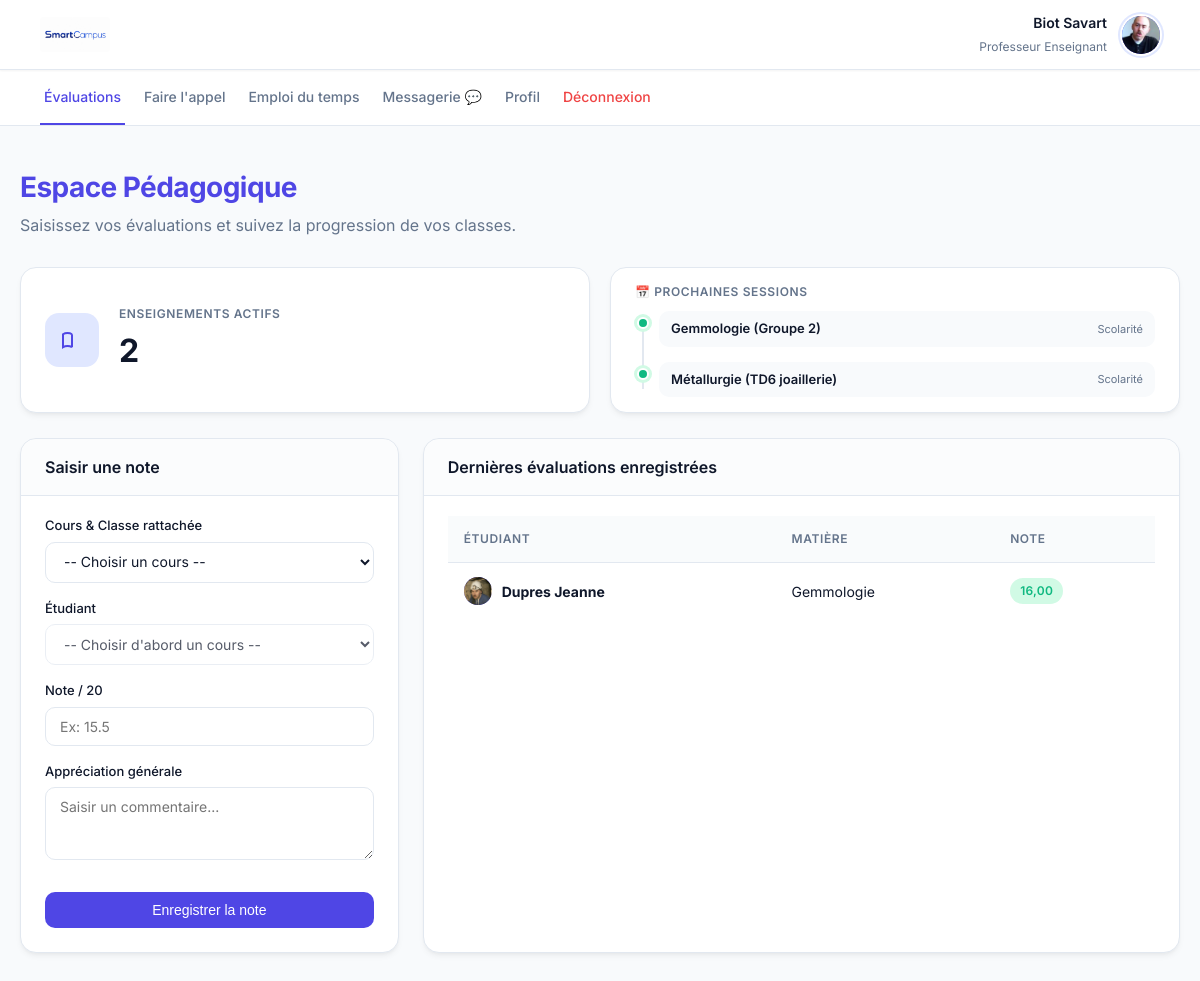
Page /dashboard_professeur.php (signed in) on the earlier database version.
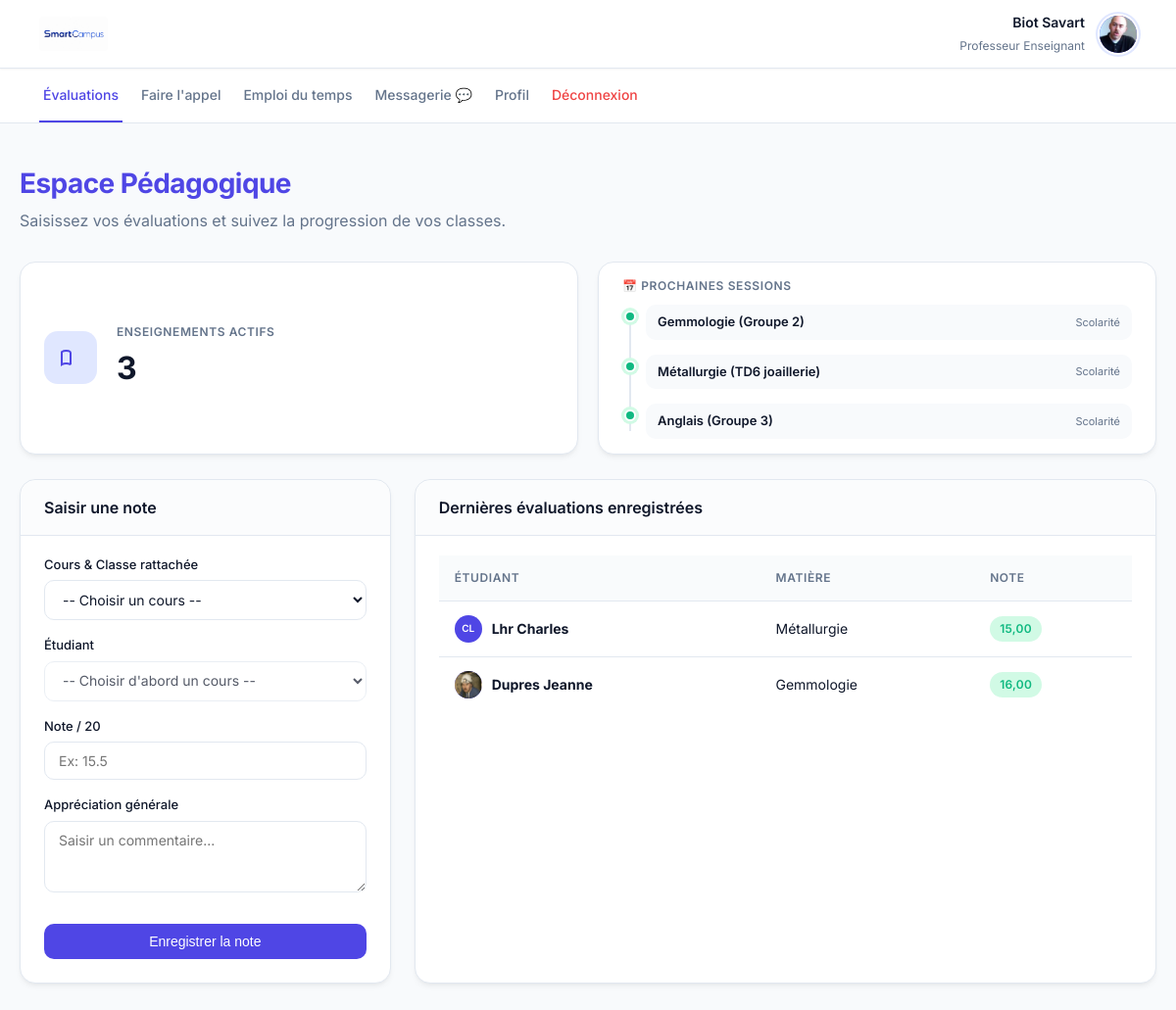
Same page on the later database version.
### tables this page shows
CREATE TABLE utilisateurs (
        id INTEGER PRIMARY KEY AUTOINCREMENT,
        prenom TEXT NOT NULL,
        nom TEXT NOT NULL,
        email TEXT UNIQUE NOT NULL,
        role TEXT CHECK(role IN ('etudiant', 'professeur', 'administrateur')) NOT NULL,
        mot_de_passe_hash TEXT NOT NULL,
        statut_compte TEXT DEFAULT 'actif',
        groupe_id INTEGER,
        FOREIGN KEY(groupe_id) REFERENCES groupes(id) ON DELETE SET NULL
    );

CREATE TABLE cours (
        id INTEGER PRIMARY KEY AUTOINCREMENT,
        titre TEXT NOT NULL,
        categorie TEXT NOT NULL,
        description TEXT,
        groupe_id INTEGER,
        professeur_id INTEGER,
        FOREIGN KEY(groupe_id) REFERENCES groupes(id) ON DELETE CASCADE,
        FOREIGN KEY(professeur_id) REFERENCES utilisateurs(id) ON DELETE SET NULL
    );

CREATE TABLE groupes (
        id INTEGER PRIMARY KEY AUTOINCREMENT,
        nom TEXT NOT NULL UNIQUE
    );

CREATE TABLE notes (
        id INTEGER PRIMARY KEY AUTOINCREMENT,
        etudiant_id INTEGER,
        cours_id INTEGER,
        valeur_note REAL,
        commentaire TEXT,
        FOREIGN KEY(etudiant_id) REFERENCES utilisateurs(id) ON DELETE CASCADE,
        FOREIGN KEY(cours_id) REFERENCES cours(id) ON DELETE CASCADE
    );

### dashboard_professeur.php (the view, shortened to what this page needs)
<?php
require_once 'db.php';
$prof_id = $_SESSION['utilisateur_id'];
$prof_info = $db->query("SELECT prenom, nom FROM utilisateurs WHERE id = $prof_id")->fetch();
$prof_init = strtoupper(substr($prof_info['prenom'], 0, 1) . substr($prof_info['nom'], 0, 1));
$prof_avatar = glob("uploads/avatars/avatar_" . $prof_id . ".*");
$mes_cours = $db->query("
    SELECT c.*, g.nom as groupe_nom
    FROM cours c
    JOIN groupes g ON c.groupe_id = g.id
    WHERE c.professeur_id = $prof_id
    ORDER BY c.titre
")->fetchAll();
$nb_cours = count($mes_cours);
$prochains_cours_prof = $db->query("
    SELECT c.*, g.nom as groupe_nom
    FROM cours c
    JOIN groupes g ON c.groupe_id = g.id
    WHERE c.professeur_id = $prof_id
    LIMIT 3
")->fetchAll();
$historique_notes = $db->query("
    SELECT n.*, u.nom as etud_nom, u.prenom as etud_prenom, c.titre as cours_titre
    FROM notes n
    JOIN utilisateurs u ON n.etudiant_id = u.id
    JOIN cours c ON n.cours_id = c.id
    WHERE c.professeur_id = $prof_id
    ORDER BY n.id DESC
")->fetchAll();
?>
<!DOCTYPE html>
<html lang="fr">
<head>
    <link rel="stylesheet" href="style.css">
</head>
<body>
    <header class="top-bar">
        <img src="images/logo.jpg" alt="Logo" onerror="this.src='https://via.placeholder.com/120x45?text=SmartCampus'">
        <div class="user-widget">
            <div class="user-widget-info" style="text-align: right;">
                <strong><?= htmlspecialchars($prof_info['prenom'] . ' ' . $prof_info['nom']) ?></strong>
                <span>Professeur Enseignant</span>
            </div>
            <div class="avatar-small">
                <?php if (!empty($prof_avatar)): ?>
                    <img src="<?= $prof_avatar[0] ?>" alt="Professeur">
                <?php else: ?>
                    <?= $prof_init ?>
                <?php endif; ?>
            </div>
        </div>
    </header>
    <nav class="top-nav">
        <a href="dashboard_professeur.php" class="active">Évaluations</a>
        <a href="faire_appel.php">Faire l'appel</a>
        <a href="planning.php">Emploi du temps</a>
        <a href="messagerie.php">
            Messagerie 💬
        </a>
        <a href="profil.php">Profil</a>
        <a href="deconnexion.php" style="color:var(--danger);">Déconnexion</a>
    </nav>
    <div class="container">
        <div style="margin-bottom: 30px;">
            <h1 style="color:var(--primary);">Espace Pédagogique</h1>
            <p style="color:var(--text-muted); margin:0;">Saisissez vos évaluations et suivez la progression de vos classes.</p>
        </div>
        <div class="stats-container">
            <div class="card stat-card">
                <div class="stat-icon">
                    <svg xmlns="http://www.w3.org/2000/svg" width="24" height="24" fill="none" viewBox="0 0 24 24" stroke="currentColor" stroke-width="2">
                        <path d="M12 6.253v13m0-13C10.832 5.477 9.246 5 7.5 5S4.168 5.477 3 6.253v13C4.168 18.477 5.754 18 7.5 18s3.332.477 4.5 1.253" />
                    </svg>
                </div>
                <div class="stat-info">
                    <h2>Enseignements Actifs</h2>
                    <div class="stat-value"><?= $nb_cours ?></div>
                </div>
            </div>
            <div class="card" style="padding: 15px 24px;">
                <h2 style="font-size:12px; text-transform:uppercase; color:var(--text-muted); margin-bottom:10px; letter-spacing:0.05em;">📅 Prochaines sessions</h2>
                <?php if (empty($prochains_cours_prof)): ?>
                    <p style="font-size:13px; color:var(--text-muted); margin:5px 0;">Aucun cours planifié.</p>
                <?php else: ?>
                    <div class="timeline">
                        <?php foreach($prochains_cours_prof as $pcp): ?>
                            <div class="timeline-item">
                                <div class="timeline-badge"></div>
                                <div class="timeline-content" style="padding:8px 12px;">
                                    <span style="font-size:13px; font-weight:600;">
                                        <?= htmlspecialchars($pcp['titre']) ?> (<?= htmlspecialchars($pcp['groupe_nom']) ?>)
                                    </span>
                                    <span style="font-size:11px; color:var(--text-muted);">Scolarité</span>
                                </div>
                            </div>
                        <?php endforeach; ?>
                    </div>
                <?php endif; ?>
            </div>
        </div>
        <div class="dashboard-grid inverse">
            <div class="card" style="align-self: start;">
                <div class="card-header"><h2>Saisir une note</h2></div>
                <?php if ($nb_cours == 0): ?>
                    <p style="color:var(--text-muted); font-size:14px;">Vous n'avez pas de cours assigné.</p>
                <?php else: ?>
                    <form method="POST">
                        <label>Cours &amp; Classe rattachée</label>
                        <select name="cours_id" id="coursSelect" required onchange="filtrerEtudiants()">
                            <option value="">-- Choisir un cours --</option>
                        </select>
                        <label>Étudiant</label>
                        <select name="etudiant_id" id="etudiantSelect" required disabled>
                            <option value="">-- Choisir d'abord un cours --</option>
                        </select>
                        <label>Note / 20</label>
                        <input type="number" name="valeur_note" step="0.25" min="0" max="20" required placeholder="Ex: 15.5">
                        <label>Appréciation générale</label>
                        <textarea name="commentaire" rows="3" placeholder="Saisir un commentaire..."></textarea>
                        <button type="submit" class="btn-action" style="width:100%; margin-top:10px;">Enregistrer la note</button>
                    </form>
                <?php endif; ?>
            </div>
            <div class="card">
                <div class="card-header"><h2>Dernières évaluations enregistrées</h2></div>
                <?php if (empty($historique_notes)): ?>
                    <div class="empty-state">
                        <p>Aucune note enregistrée pour le moment.</p>
                    </div>
                <?php else: ?>
                    <table>
                        <tr>
                            <th>Étudiant</th>
                            <th>Matière</th>
                            <th>Note</th>
                        </tr>
                        <?php foreach(array_slice($historique_notes, 0, 10) as $n): ?>
                            <?php
                                $e_avatar = glob("uploads/avatars/avatar_" . $n['etudiant_id'] . ".*");
                                $e_init = strtoupper(substr($n['etud_prenom'], 0, 1) . substr($n['etud_nom'], 0, 1));
                            ?>
                            <tr>
                                <td>
                                    <div style="display:flex; align-items:center; gap:10px;">
                                        <div class="avatar-small" style="width:28px; height:28px; font-size:10px; box-shadow:none;">
                                            <?php if (!empty($e_avatar)): ?>
                                                <img src="<?= $e_avatar[0] ?>" alt="Pic">
                                            <?php else: ?>
                                                <?= $e_init ?>
                                            <?php endif; ?>
                                        </div>
                                        <strong><?= htmlspecialchars($n['etud_nom'] . ' ' . $n['etud_prenom']) ?></strong>
                                    </div>
                                </td>
                                <td><?= htmlspecialchars($n['cours_titre']) ?></td>
                                <td><span class="badge badge-success"><?= number_format($n['valeur_note'], 2, ',', ' ') ?></span></td>
                            </tr>
                        <?php endforeach; ?>
                    </table>
                <?php endif; ?>
            </div>
        </div>
    </div>
</body>
</html>

### style.css (style rules this page uses)
:root { --primary: #4f46e5; --primary-hover: #4338ca; --primary-light: #e0e7ff; --bg-body: #f8fafc; --surface: #ffffff; --text-main: #0f172a; --text-muted: #64748b; --border: #e2e8f0; --success: #10b981; --success-bg: #d1fae5; --danger: #ef4444; --danger-bg: #fee2e2; --warning: #f59e0b; --radius-md: 10px; --radius-lg: 16px; --shadow-sm: 0 1px 2px 0 rgb(0 0 0 / 0.05); --shadow-md: 0 4px 6px -1px rgb(0 0 0 / 0.05), 0 2px 4px -2px rgb(0 0 0 / 0.05); --shadow-hover: 0 10px 15px -3px rgb(0 0 0 / 0.08), 0 4px 6px -4px rgb(0 0 0 / 0.04); --transition: all 0.25s ease; }
body { font-family: 'Inter', sans-serif; background-color: var(--bg-body); color: var(--text-main); margin: 0; padding: 0; line-height: 1.5; }
h1 { font-size: 28px; font-weight: 700; margin-bottom: 5px; letter-spacing: -0.02em; }
h2 { font-size: 16px; font-weight: 600; margin: 0; color: var(--text-main); }
a { text-decoration: none; transition: var(--transition); }
.top-bar { background: var(--surface); border-bottom: 1px solid var(--border); padding: 12px 40px; display: flex; justify-content: space-between; align-items: center; position: sticky; top: 0; z-index: 100; box-shadow: var(--shadow-sm); }
.top-bar img { height: 35px; border-radius: 4px; }
.user-widget { display: flex; align-items: center; gap: 15px; }
.user-widget-info strong { display: block; font-size: 14px; font-weight: 600; }
.user-widget-info span { font-size: 12px; color: var(--text-muted); }
.avatar-small { width: 38px; height: 38px; border-radius: 50%; background: var(--primary); color: white; display: flex; align-items: center; justify-content: center; font-weight: 600; font-size: 14px; overflow: hidden; box-shadow: 0 0 0 2px var(--surface), 0 0 0 4px var(--primary-light); }
.avatar-small img { width: 100%; height: 100%; object-fit: cover; }
.top-nav { background: var(--surface); padding: 0 40px; display: flex; gap: 15px; border-bottom: 1px solid var(--border); }
.top-nav a { color: var(--text-muted); padding: 16px 4px; font-size: 14px; font-weight: 500; border-bottom: 2px solid transparent; }
.top-nav a.active { color: var(--primary); border-bottom: 2px solid var(--primary); }
.container { max-width: 1200px; margin: 40px auto; padding: 0 20px; }
.dashboard-grid { display: grid; grid-template-columns: 2fr 1fr; gap: 24px; }
.dashboard-grid.inverse { grid-template-columns: 1fr 2fr; }
.card { background: var(--surface); border: 1px solid var(--border); border-radius: var(--radius-lg); box-shadow: var(--shadow-md); padding: 24px; min-width: 0; transition: var(--transition); }
.card-header { border-bottom: 1px solid var(--border); margin: -24px -24px 20px -24px; padding: 16px 24px; background: rgba(248, 250, 252, 0.5); border-top-left-radius: var(--radius-lg); border-top-right-radius: var(--radius-lg); }
label { display: block; font-size: 13px; font-weight: 500; margin-bottom: 6px; color: var(--text-main); }
input[type="text"], input[type="email"], input[type="password"], input[type="number"], input[type="time"], input[type="date"], select, textarea { width: 100%; padding: 10px 14px; border: 1px solid var(--border); border-radius: var(--radius-md); margin-bottom: 16px; font-size: 14px; box-sizing: border-box; background-color: var(--surface); color: var(--text-main); transition: var(--transition); font-family: inherit; }
.btn-action { background: var(--primary); color: white; border: none; padding: 10px 20px; border-radius: var(--radius-md); cursor: pointer; font-weight: 500; font-size: 14px; transition: var(--transition); display: inline-flex; align-items: center; justify-content: center; }
table { width: 100%; border-collapse: separate; border-spacing: 0; }
th, td { padding: 14px 16px; text-align: left; border-bottom: 1px solid var(--border); font-size: 14px; }
th { background: rgba(248, 250, 252, 0.8); font-weight: 600; color: var(--text-muted); font-size: 12px; text-transform: uppercase; letter-spacing: 0.05em; }
tr:last-child td { border-bottom: none; }
.badge { padding: 4px 10px; border-radius: 20px; font-size: 12px; font-weight: 600; display: inline-block; letter-spacing: 0.02em; }
.badge-success { background: var(--success-bg); color: var(--success); }

Differences in the rows shown:
added cours: titre "Anglais", groupe.nom "Groupe 3"
added notes: etudiant.nom "CL", etudiant.prenom "Lhr Charles", cours.titre "Métallurgie", valeur_note "15,00"
Other differences:
$nb_cours: "2" → "3"
